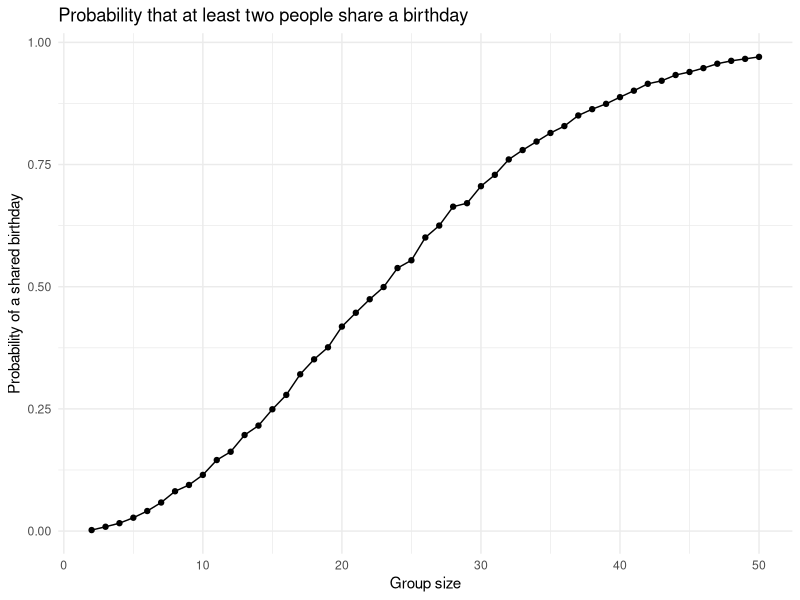

R code for this plot: (Note: this script raises an error after producing the figure.)
## ---- chunk 1
library(tidyverse)

knitr::opts_chunk$set(
  fig.width = 6,
  fig.asp = .6,
  out.width = "90%"
)

theme_set(theme_minimal() + theme(legend.position = "bottom"))

options(
  ggplot2.continuous.colour = "viridis",
  ggplot2.continuous.fill = "viridis"
)

scale_colour_discrete = scale_colour_viridis_d
scale_fill_discrete = scale_fill_viridis_d
## ---- chunk 2
birthday_repeated = function(n_room) {

  birthdays = sample(1:365, size = n_room, replace = TRUE)

  repeated_bday = length(unique(birthdays)) < n_room

  repeated_bday

}
## ---- chunk 3
birthday_repeated(10)
## ---- chunk 4
birthday_results_df =
  expand_grid(
    number_of_people = 2:50,
    iter = 1:10000
  ) |>
  mutate(
    repeated = map_lgl(number_of_people, birthday_repeated)
  ) |>
  group_by(number_of_people) |>
  summarize(prob_of_repeat = mean(repeated))
## ---- chunk 5
birthday_results_df |>
  ggplot(aes(x = number_of_people, y = prob_of_repeat)) +
  geom_point() +
  geom_line() +
  labs(
    title = "Probability that at least two people share a birthday",
    x = "Group size",
    y = "Probability of a shared birthday"
  )
## ---- chunk 6
first_over_half =
  birthday_results_df |>
  filter(prob_of_repeat > 0.5) |>
  pull(number_of_people) |>
  min()

prob_23 =
  birthday_results_df |>
  filter(number_of_people == 23) |>
  pull(prob_of_repeat)

prob_50 =
  birthday_results_df |>
  filter(number_of_people == 50) |>
  pull(prob_of_repeat)
## ---- chunk 7
study_df = 
  tibble(
    files = list.files("data/"),
    path = str_c("data/", files)
  ) |> 
  mutate(data = map(path, read_csv, show_col_types = FALSE)) |> 
  unnest(data) |> 
  mutate(files = str_remove(files, ".csv")) |> 
  separate(files, into = c("arm", "subject_id"), sep = "_") |> 
  mutate(
    arm = case_match(
      arm, 
      "con" ~ "control", 
      "exp" ~ "experimental"
    )
  ) |> 
  pivot_longer(
    week_1:week_8,
    names_to = "week",
    names_prefix = "week_",
    values_to = "observation"
  ) |> 
  mutate(week = as.numeric(week)) |> 
  select(arm, subject_id, week, observation)

study_df
